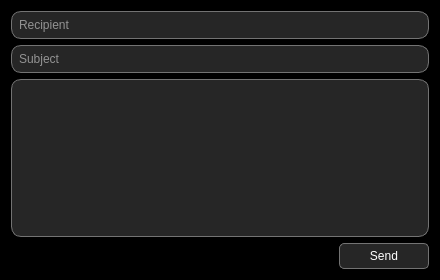
<?xml version="1.0" encoding="UTF-8"?>
<ui version="4.0">
 <class>contacts_email</class>
 <widget class="QDialog" name="contacts_email">
  <property name="geometry">
   <rect>
    <x>0</x>
    <y>0</y>
    <width>440</width>
    <height>280</height>
   </rect>
  </property>
  <property name="windowTitle">
   <string>New Message</string>
  </property>
  <property name="styleSheet">
   <string notr="true">background-color: rgb(0, 0, 0);
color: rgb(255, 255, 255);</string>
  </property>
  <layout class="QGridLayout" name="gridLayout_2">
   <item row="0" column="0">
    <layout class="QGridLayout" name="gridLayout">
     <item row="0" column="0">
      <layout class="QHBoxLayout" name="horizontalLayout_23">
       <item>
        <widget class="QLineEdit" name="recipient_line">
         <property name="styleSheet">
          <string notr="true">QLineEdit {
    background-color: #262626;
    border: 1px solid #737373;
    color: white;
	border-radius: 10px;
	padding: 5px;
	font: 10pt &quot;Segoe UI&quot;;
}</string>
         </property>
         <property name="placeholderText">
          <string>Recipient</string>
         </property>
        </widget>
       </item>
      </layout>
     </item>
     <item row="7" column="0">
      <layout class="QHBoxLayout" name="horizontalLayout_35">
       <item>
        <spacer name="horizontalSpacer">
         <property name="orientation">
          <enum>Qt::Orientation::Horizontal</enum>
         </property>
         <property name="sizeHint" stdset="0">
          <size>
           <width>40</width>
           <height>20</height>
          </size>
         </property>
        </spacer>
       </item>
       <item>
        <widget class="QPushButton" name="send_btn">
         <property name="sizePolicy">
          <sizepolicy hsizetype="Preferred" vsizetype="Fixed">
           <horstretch>0</horstretch>
           <verstretch>0</verstretch>
          </sizepolicy>
         </property>
         <property name="minimumSize">
          <size>
           <width>90</width>
           <height>0</height>
          </size>
         </property>
         <property name="maximumSize">
          <size>
           <width>90</width>
           <height>16777215</height>
          </size>
         </property>
         <property name="styleSheet">
          <string notr="true">QPushButton {
    background-color: #262626;
    border: 1px solid #737373;
    color: white;
    border-radius: 5px;
    padding: 5px;
    font: 10pt &quot;Segoe UI&quot;;
    text-align: center;
	padding-left: 20px;
    padding-right: 20px;
}

QPushButton:hover {
    background-color: rgb(200, 200, 200);  /* Darker gray on hover */
    color: rgb(0, 0, 0);
}

QPushButton:pressed {
    background-color: rgb(180, 180, 180);  /* Darker gray on press */
}
</string>
         </property>
         <property name="text">
          <string>Send</string>
         </property>
        </widget>
       </item>
      </layout>
     </item>
     <item row="6" column="0">
      <layout class="QHBoxLayout" name="horizontalLayout"/>
     </item>
     <item row="5" column="0">
      <layout class="QHBoxLayout" name="horizontalLayout_33">
       <item>
        <widget class="QTextEdit" name="email_txt">
         <property name="styleSheet">
          <string notr="true">QTextEdit {
    background-color: #262626;
    border: 1px solid #737373;
    color: white;
	border-radius: 10px;
	padding: 5px;
	font: 10pt &quot;Segoe UI&quot;;
}</string>
         </property>
         <property name="html">
          <string>&lt;!DOCTYPE HTML PUBLIC &quot;-//W3C//DTD HTML 4.0//EN&quot; &quot;http://www.w3.org/TR/REC-html40/strict.dtd&quot;&gt;
&lt;html&gt;&lt;head&gt;&lt;meta name=&quot;qrichtext&quot; content=&quot;1&quot; /&gt;&lt;meta charset=&quot;utf-8&quot; /&gt;&lt;style type=&quot;text/css&quot;&gt;
p, li { white-space: pre-wrap; }
hr { height: 1px; border-width: 0; }
li.unchecked::marker { content: &quot;\2610&quot;; }
li.checked::marker { content: &quot;\2612&quot;; }
&lt;/style&gt;&lt;/head&gt;&lt;body style=&quot; font-family:'Segoe UI'; font-size:10pt; font-weight:400; font-style:normal;&quot;&gt;
&lt;p style=&quot;-qt-paragraph-type:empty; margin-top:12px; margin-bottom:12px; margin-left:0px; margin-right:0px; -qt-block-indent:0; text-indent:0px; font-size:9pt;&quot;&gt;&lt;br /&gt;&lt;/p&gt;&lt;/body&gt;&lt;/html&gt;</string>
         </property>
        </widget>
       </item>
      </layout>
     </item>
     <item row="4" column="0">
      <layout class="QHBoxLayout" name="horizontalLayout_24">
       <item>
        <widget class="QLineEdit" name="subject_line">
         <property name="styleSheet">
          <string notr="true">QLineEdit {
    background-color: #262626;
    border: 1px solid #737373;
    color: white;
	border-radius: 10px;
	padding: 5px;
	font: 10pt &quot;Segoe UI&quot;;
}</string>
         </property>
         <property name="placeholderText">
          <string>Subject</string>
         </property>
        </widget>
       </item>
      </layout>
     </item>
    </layout>
   </item>
  </layout>
 </widget>
 <resources/>
 <connections/>
</ui>
